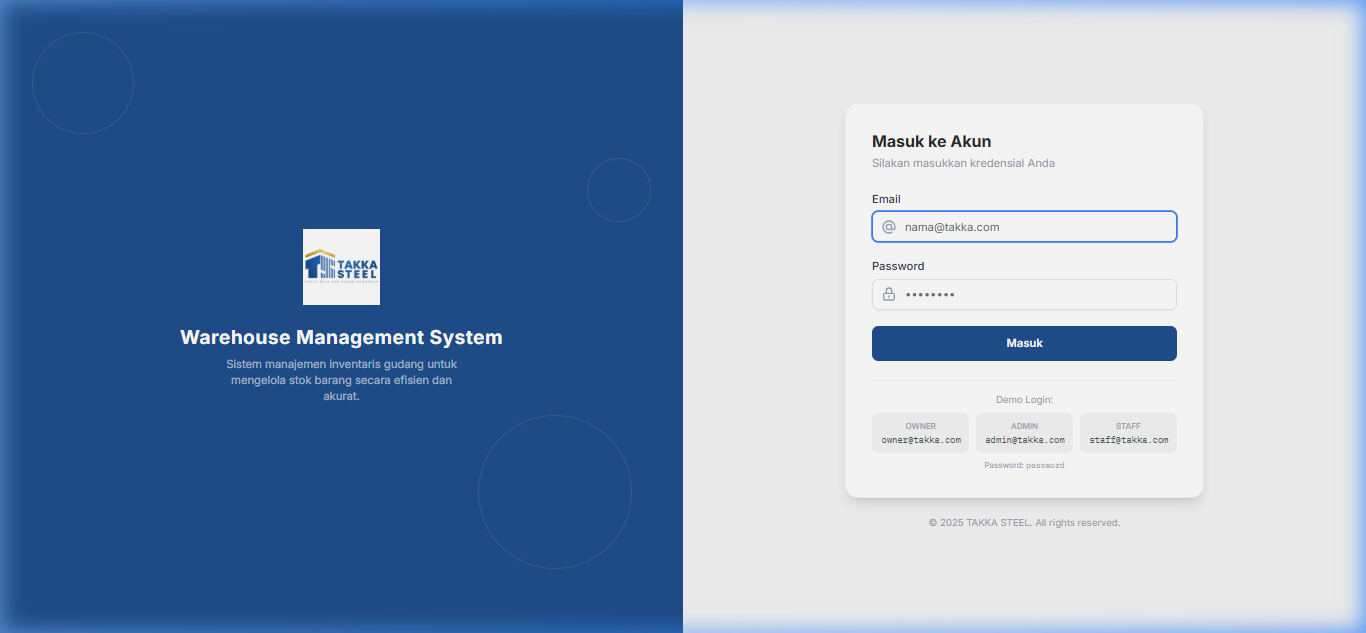
#> input picture docs/screenshots/01_login.png, 1366 x 633 px
$ python combine_screenshots.py
#> lines starting #> are read from the running program, lines starting #| are printed output that depends on the picture
"""
Script untuk menggabungkan screenshot WMS TAKKA STEEL menjadi 8 gambar collage.
Jalankan: python combine_screenshots.py
"""

from PIL import Image, ImageDraw, ImageFont
import os

SRC = os.path.dirname(os.path.abspath(__file__))
OUT = os.path.join(SRC, "combined")
os.makedirs(OUT, exist_ok=True)

LABEL_HEIGHT = 36  # tinggi area label di bawah setiap gambar
LABEL_BG     = (30, 41, 59)    # slate-800
LABEL_FG     = (203, 213, 225) # slate-300
GAP          = 6               # jarak antar gambar (px)
BORDER_COL   = (51, 65, 85)    # slate-700
TARGET_H     = 600             # tinggi target setiap gambar sebelum digabung


def load_and_resize(path: str, target_h: int = TARGET_H) -> Image.Image:
    """Buka gambar, resize proporsional ke target_h."""
#> called with path = 'docs/screenshots/01_login.png', target_h = 600
    img = Image.open(path).convert("RGB")
#> img is the input picture: PIL image 1366x633 RGB; mean R, G, B 130.3, 153.6, 184.7
    w, h = img.size
#> w = 1366; h = 633
    scale = target_h / h
#> scale = 0.948
    return img.resize((int(w * scale), target_h), Image.LANCZOS)


def add_label(img: Image.Image, text: str) -> Image.Image:
    """Tambahkan label teks di bawah gambar."""
#> called with text = 'Login Screen'
    w, h = img.size
#> w = 1294; h = 600
    canvas = Image.new("RGB", (w, h + LABEL_HEIGHT), LABEL_BG)
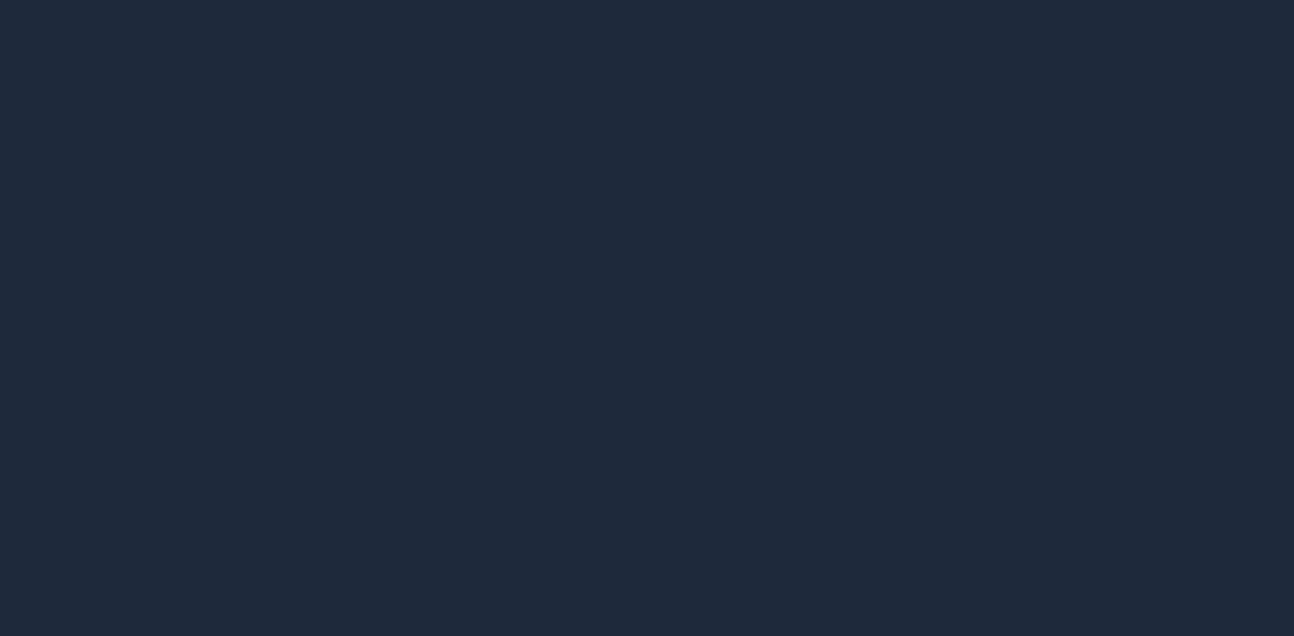
#> canvas: PIL image 1294x636 RGB; mean R, G, B 30, 41, 59
    canvas.paste(img, (0, 0))
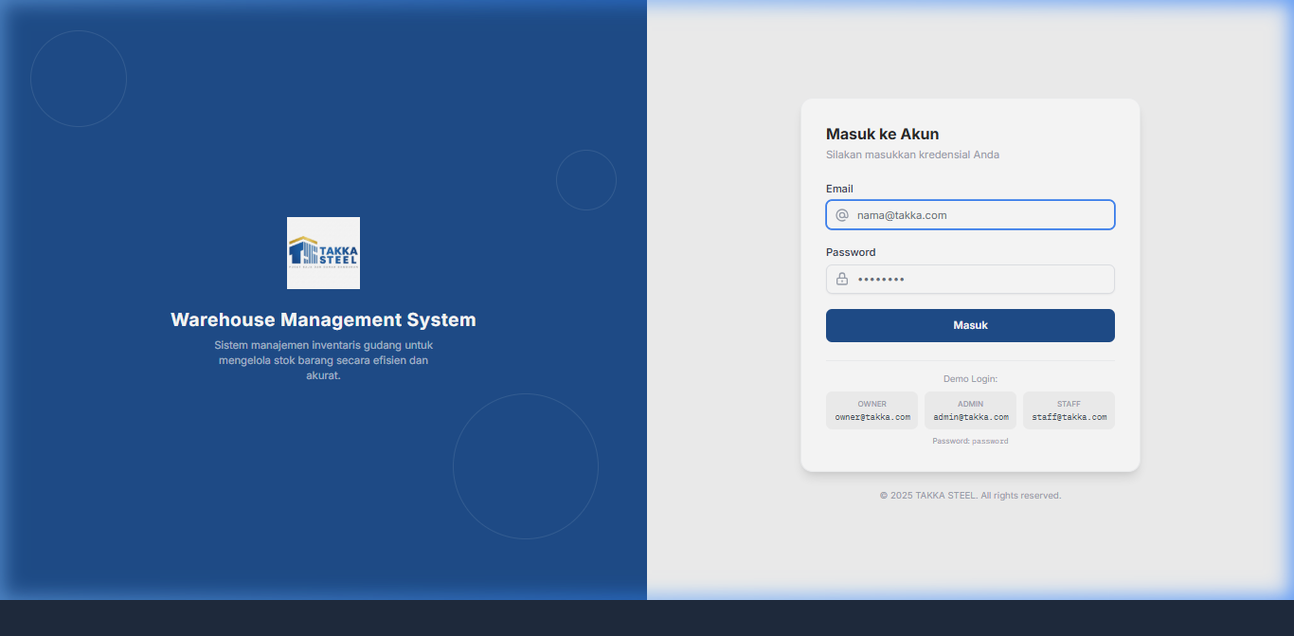
#> canvas: PIL image 1294x636 RGB; mean R, G, B 124.6, 147.2, 177.6
    draw = ImageDraw.Draw(canvas)
    try:
        font = ImageFont.truetype("arial.ttf", 13)
    except Exception:
        font = ImageFont.load_default()
    bbox = draw.textbbox((0, 0), text, font=font)
#> bbox = (0, 3, 84, 16)
    tw = bbox[2] - bbox[0]
#> tw = 84
    th = bbox[3] - bbox[1]
#> th = 13
    tx = (w - tw) // 2
#> tx = 605
    ty = h + (LABEL_HEIGHT - th) // 2
#> ty = 611
    draw.text((tx, ty), text, fill=LABEL_FG, font=font)
    return canvas


def hconcat(images: list, labels: list) -> Image.Image:
    """Gabungkan daftar gambar secara horizontal dengan label."""
    labeled = [add_label(img, lbl) for img, lbl in zip(images, labels)]
#> call 2 of add_label, with text = 'Main Dashboard'
#> in add_label (call 2), `canvas.paste(img, (0, 0))`:
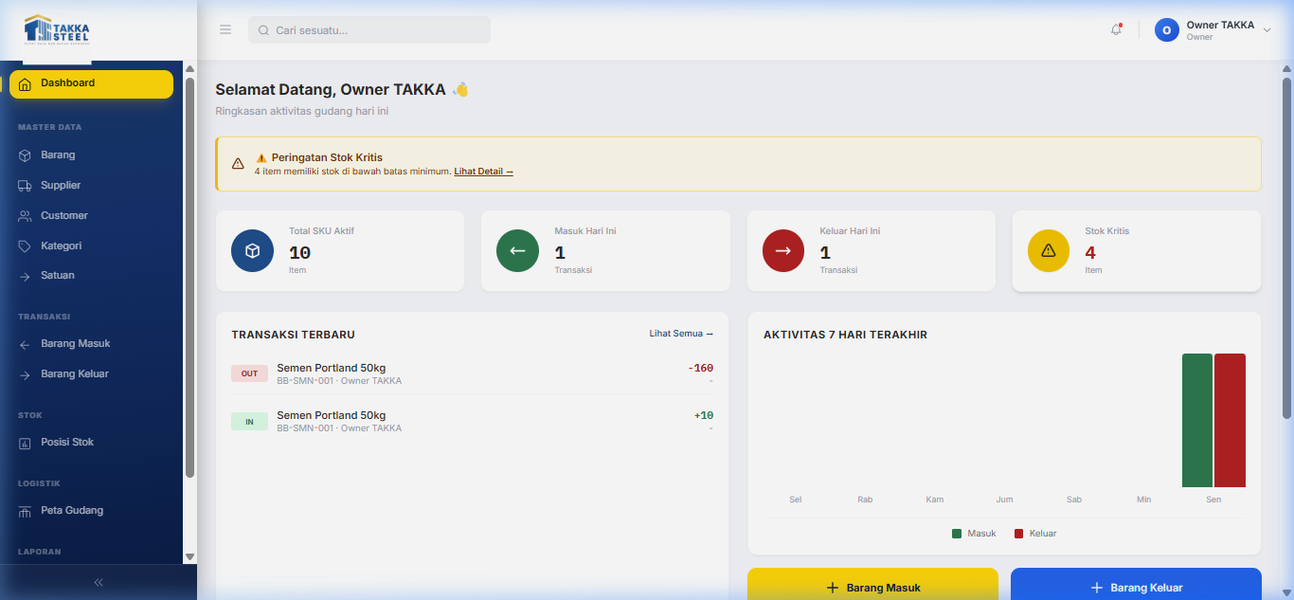
#> img: PIL image 1294x600 RGB; mean R, G, B 205, 208.1, 212.3
#> in add_label (call 2), `canvas.paste(img, (0, 0))`:
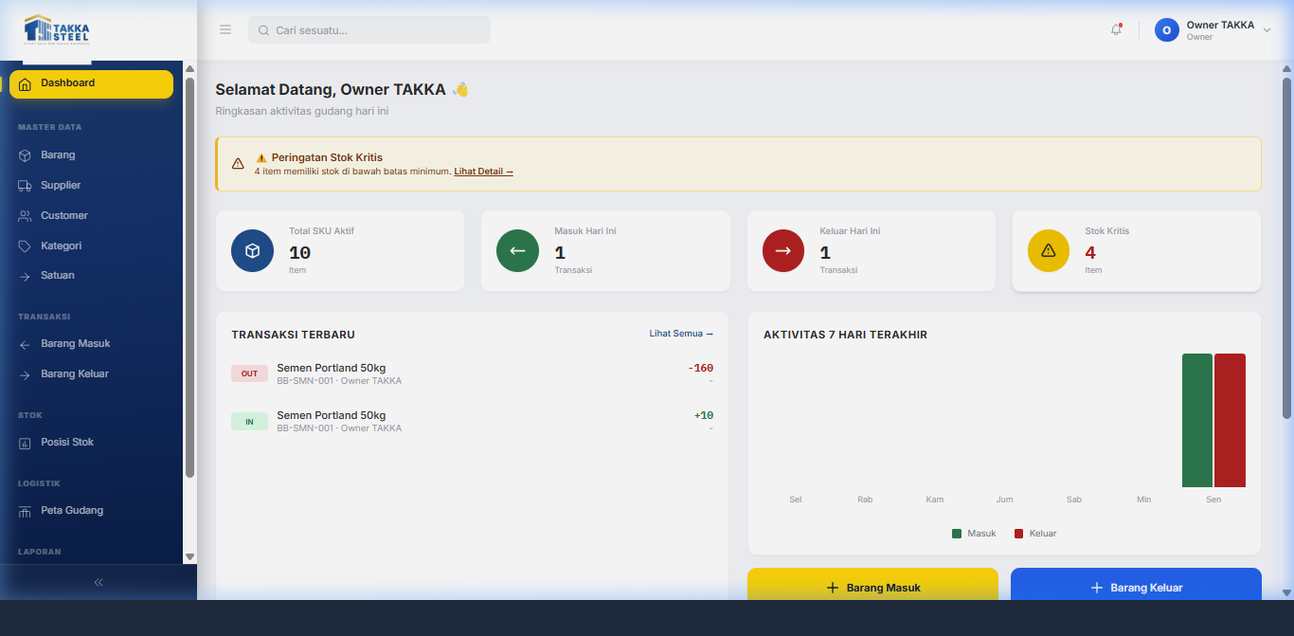
#> canvas: PIL image 1294x636 RGB; mean R, G, B 195.1, 198.6, 203.6
#> in add_label (call 2), `bbox = draw.textbbox((0, 0), text, font=font)`: bbox = (0, 2, 106, 13)
#> in add_label (call 2), `tw = bbox[2] - bbox[0]`: tw = 106
#> in add_label (call 2), `th = bbox[3] - bbox[1]`: th = 11
#> in add_label (call 2), `tx = (w - tw) // 2`: tx = 594
#> in add_label (call 2), `ty = h + (LABEL_HEIGHT - th) // 2`: ty = 612
    total_w = sum(i.width for i in labeled) + GAP * (len(labeled) - 1)
    max_h   = max(i.height for i in labeled)
    canvas  = Image.new("RGB", (total_w, max_h), BORDER_COL)
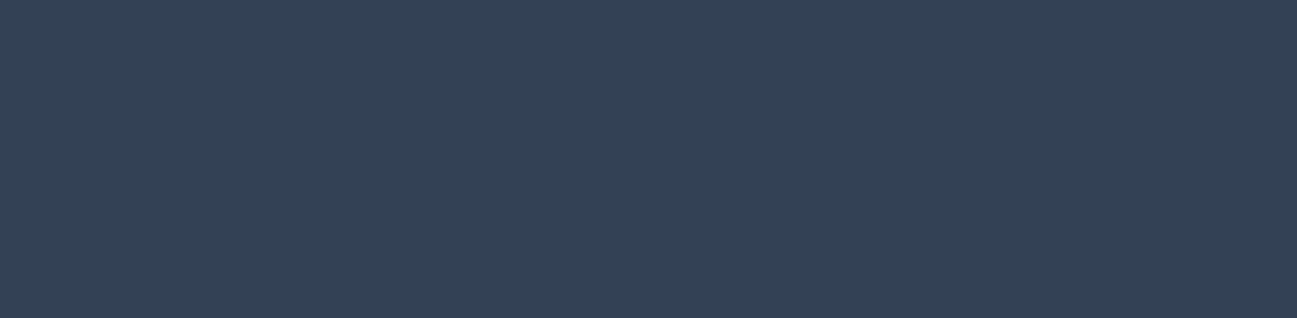
#> canvas: PIL image 2594x636 RGB (shown at 1/2 size); mean R, G, B 51, 65, 85
    x = 0
    for img in labeled:
        canvas.paste(img, (x, 0))
        x += img.width + GAP
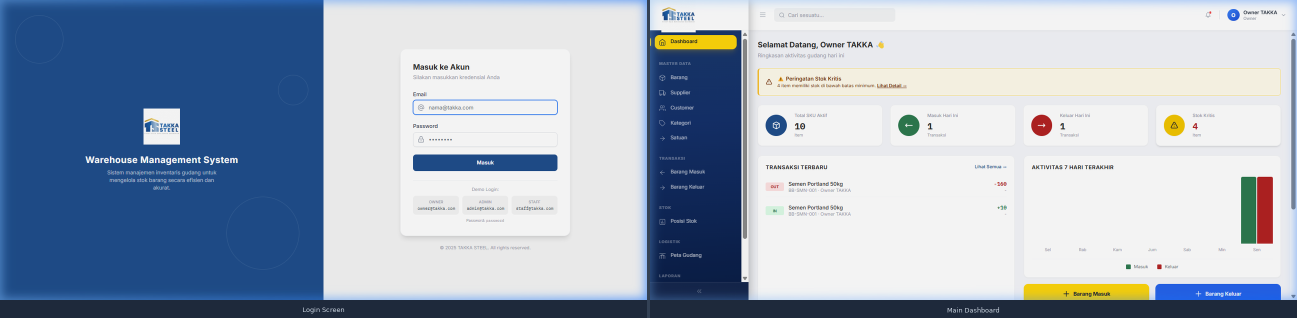
#> canvas: PIL image 2594x636 RGB (shown at 1/2 size); mean R, G, B 159.7, 172.7, 190.4
    return canvas


# ─── Definisi 8 grup ──────────────────────────────────────────────────────────

GROUPS = [
    {
        "output": "combined_01_auth_overview.jpg",
        "files":  ["01_login.png", "02_dashboard.png"],
        "labels": ["Login Screen", "Main Dashboard"],
    },
    {
        "output": "combined_02_master_data_items.jpg",
        "files":  ["03_items_list.png", "04_items_form.png", "06_units.png"],
        "labels": ["Items List", "Create/Edit Item Form", "Units of Measure"],
    },
    {
        "output": "combined_03_master_data_master.jpg",
        "files":  ["05_categories.png", "07_suppliers.png", "08_customers.png"],
        "labels": ["Category Management", "Supplier Management", "Customer Management"],
    },
    {
        "output": "combined_04_stock_in.jpg",
        "files":  ["09_stock_in_list.png", "10_stock_in_form.png", "11_stock_in_detail.png"],
        "labels": ["Stock In List", "Stock In Form", "Stock In Detail"],
    },
    {
        "output": "combined_05_stock_out.jpg",
        "files":  ["12_stock_out_list.png", "13_stock_out_form.png", "14_stock_out_detail.png"],
        "labels": ["Stock Out List", "Stock Out Form", "Stock Out Detail"],
    },
    {
        "output": "combined_06_stock_position_history.jpg",
        "files":  ["15_stock_position.png", "16_stock_history.png"],
        "labels": ["Stock Position", "Stock History"],
    },
    {
        "output": "combined_07_reports.jpg",
        "files":  ["17_report_stock.png", "18_report_stock_in.png", "19_report_stock_out.png"],
        "labels": ["Stock Report", "Stock In Report", "Stock Out Report"],
    },
    {
        "output": "combined_08_warehouse_settings.jpg",
        "files":  ["20_warehouse_layout.png", "21_profile.png", "22_users.png"],
        "labels": ["Warehouse Layout", "User Profile", "User Management"],
    },
]

# ─── Proses ───────────────────────────────────────────────────────────────────

def main():
    print(f"[INFO] Source : {SRC}")
    print(f"[INFO] Output : {OUT}")
    print()

    for i, grp in enumerate(GROUPS, 1):
        images = []
        for fname in grp["files"]:
            fpath = os.path.join(SRC, fname)
            if not os.path.exists(fpath):
                print(f"  [SKIP] File tidak ditemukan: {fpath}")
                continue
            images.append(load_and_resize(fpath))

        if not images:
            print(f"  [ERROR] Grup {i} dilewati - tidak ada gambar yang valid.")
            continue

        combined = hconcat(images, grp["labels"])
        out_path = os.path.join(OUT, grp["output"])
        combined.save(out_path, "JPEG", quality=90)
        size_kb = os.path.getsize(out_path) // 1024
        print(f"  [OK] [{i}/8] {grp['output']}  ({combined.width}x{combined.height}px, {size_kb} KB)")
#|   [OK] [1/8] combined_01_auth_overview.jpg  (2594x636px, 141 KB)
#> pass 2 of the loop in main, `for i, grp in enumerate(GROUPS, 1):`:
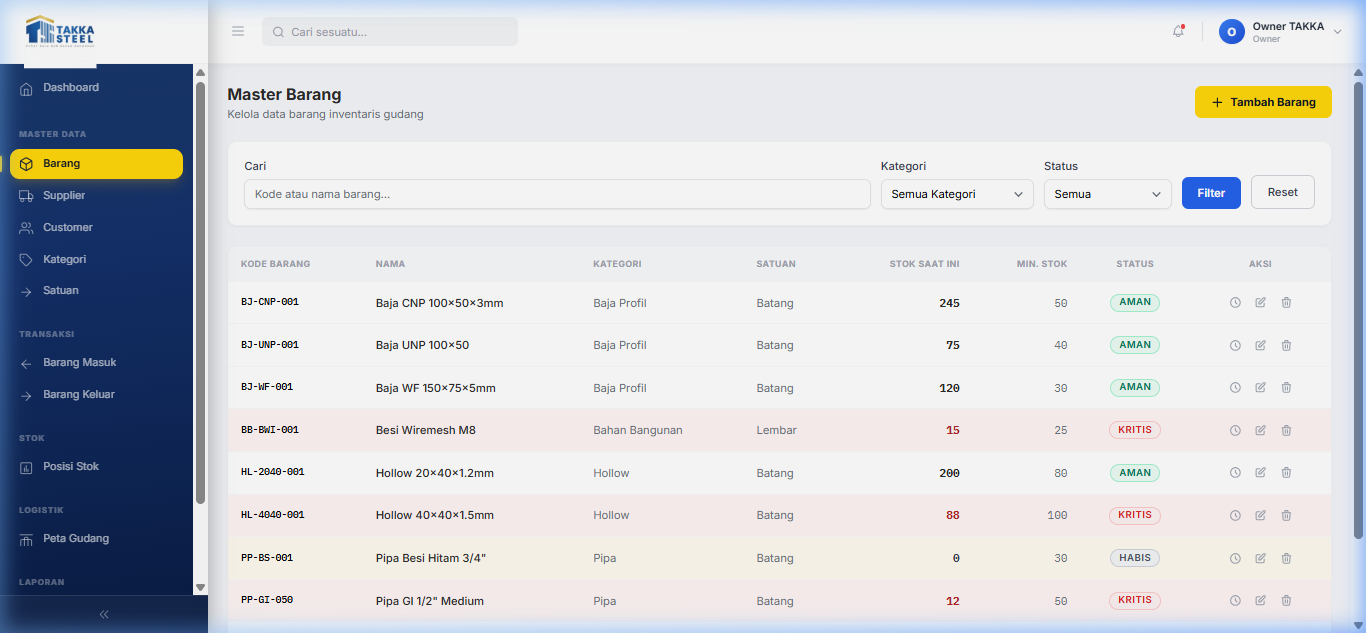
#> input picture docs/screenshots/03_items_list.png, 1366 x 633 px
#> in load_and_resize, img is the input picture: PIL image 1366x633 RGB; mean R, G, B 207.7, 210, 215.5
#> img: PIL image 1294x600 RGB
#> in add_label (call 4), `canvas.paste(img, (0, 0))`:
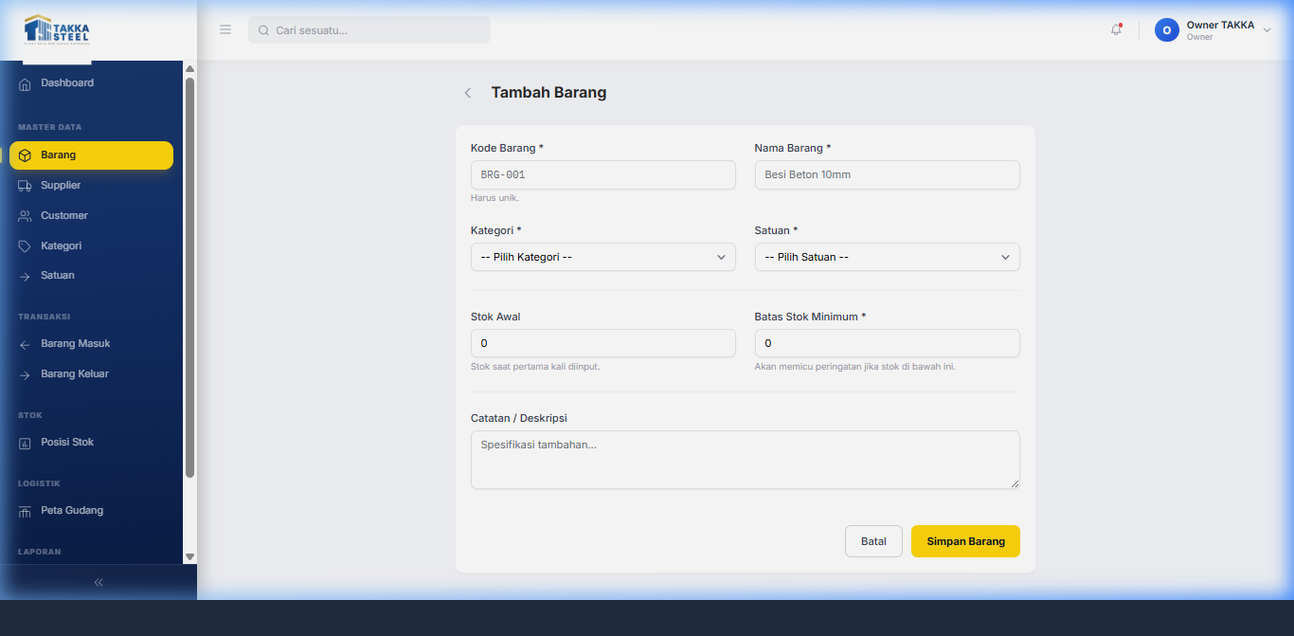
#> canvas: PIL image 1294x636 RGB; mean R, G, B 196.6, 201.5, 209.8
#> bbox = (0, 2, 143, 15)
#> tw = 143
#> th = 13
#> tx = 575
#> ty = 611
#> after the loop in hconcat (call 2), `for img in labeled:`:
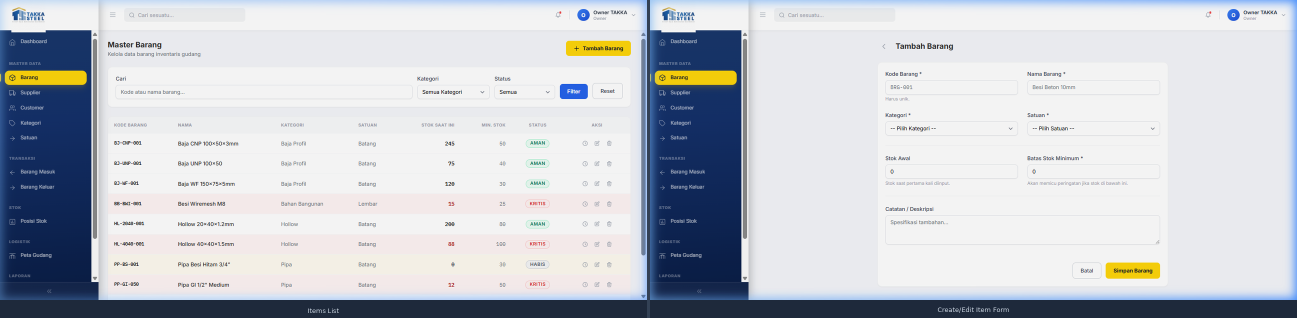
#> canvas: PIL image 2594x636 RGB (shown at 1/2 size); mean R, G, B 196.8, 200.7, 208
#|   [OK] [2/8] combined_02_master_data_items.jpg  (2594x636px, 173 KB)

    print()
    print("[DONE] Selesai! Semua gambar gabungan tersimpan di folder 'combined/'.")


if __name__ == "__main__":
    main()
